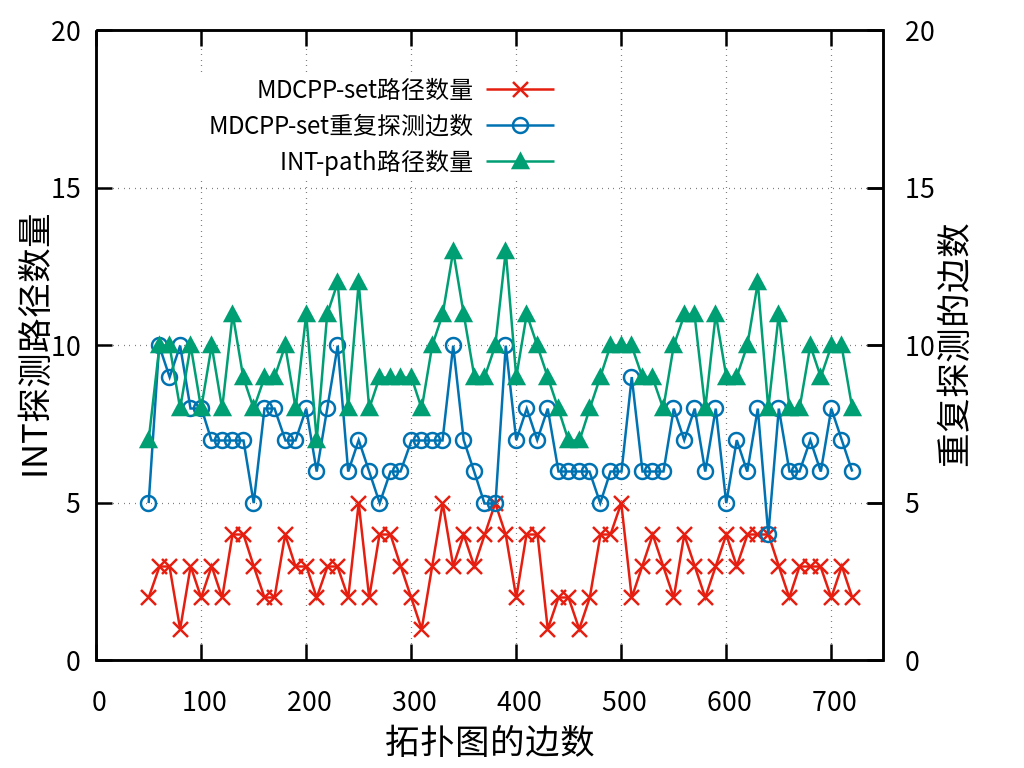

The gnuplot source for this figure:
reset
set key center at 25, 17

set size ratio 0.8


set grid

set xlabel "拓扑图的边数" offset 0,0.5 font "Microsoft YaHei,26"
set ylabel "INT探测路径数量" offset 2.2,0 font "Microsoft YaHei,26"
set y2label "重复探测的边数" offset -1.7,0 font "Microsoft YaHei,26"

set key left
set key font ",18"
set y2tics
set yrange [0:20]
set y2range [0:20]
set xrange [0:750]
set xtics 0,100,750
plot 'data5.txt' using 1:2 title"MDCPP-set路径数量" with linespoints ls 7 pt 2 pointsize 2.5,\
'data5.txt' using 1:3 title"MDCPP-set重复探测边数" with linespoints ls 6 pointsize 2.5 axes x1y2,\
'data5.txt' using 1:4 title"INT-path路径数量" with linespoints ls 8 pt 9 lc 10 pointsize 2.5

set terminal pngcairo size 1024,768 color solid linewidth 2.5 font "Microsoft YaHei,20"
set output "figure5_ch.png"

replot

set output
